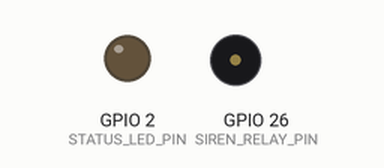
Recording of a program running on a simulated ESP32. On the bench: output pins drawn as LEDs (lit = HIGH), buzzer (waves = sounding, pin HIGH). WiFi joins after 1.5 s; servers stay silent unless stated; uploads are accepted with an empty reply; what the program prints to the serial monitor is not drawn.

Above: at 0.1 s.
At 1.6 s:
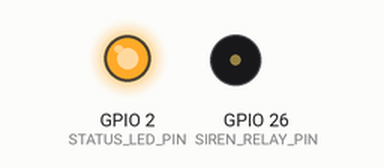
Timing chart, 0 to 3.1 s (numbered marks = the images above):
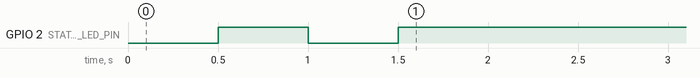

The program:

main.cpp
```cpp
#include <Arduino.h>
#include <WiFi.h>
#include <HTTPClient.h>
#include <ArduinoJson.h>
#include "config.h"

// Global variables
unsigned long lastPollTime = 0;
const unsigned long pollInterval = 5000; // Poll every 5 seconds

void setupWiFi() {
  Serial.begin(115200);
  pinMode(SIREN_RELAY_PIN, OUTPUT);
  pinMode(STATUS_LED_PIN, OUTPUT);
  digitalWrite(SIREN_RELAY_PIN, LOW); // Ensure siren is off

  Serial.println();
  Serial.print("Connecting to ");
  Serial.println(WIFI_SSID);

  WiFi.begin(WIFI_SSID, WIFI_PASSWORD);

  while (WiFi.status() != WL_CONNECTED) {
    delay(500);
    Serial.print(".");
    digitalWrite(STATUS_LED_PIN, !digitalRead(STATUS_LED_PIN)); // Blink LED
  }

  digitalWrite(STATUS_LED_PIN, HIGH); // LED on when connected
  Serial.println("");
  Serial.println("WiFi connected");
  Serial.println("IP address: ");
  Serial.println(WiFi.localIP());
}

void checkSirenStatus() {
  if (WiFi.status() == WL_CONNECTED) {
    HTTPClient http;
    String url = String(API_URL) + "/siren-status?barrioId=" + BARRIO_ID;

    // Note: In a real production env, use HTTPS with proper certificate validation
    // http.begin(url, root_ca);
    http.begin(url);

    int httpResponseCode = http.GET();

    if (httpResponseCode > 0) {
      String payload = http.getString();
      // Serial.println(httpResponseCode);
      // Serial.println(payload);

      DynamicJsonDocument doc(1024);
      deserializeJson(doc, payload);

      bool active = doc["active"];

      if (active) {
        Serial.println("🚨 SIREN ACTIVATED!");
        digitalWrite(SIREN_RELAY_PIN, HIGH);
      } else {
        Serial.println("Siren Standby");
        digitalWrite(SIREN_RELAY_PIN, LOW);
      }

    } else {
      Serial.print("Error on HTTP request: ");
      Serial.println(httpResponseCode);
    }
    http.end();
  } else {
    Serial.println("WiFi Disconnected");
  }
}

void setup() {
  setupWiFi();
}

void loop() {
  unsigned long currentMillis = millis();

  if (currentMillis - lastPollTime >= pollInterval) {
    lastPollTime = currentMillis;
    checkSirenStatus();
  }
}
```

config.h
```cpp
#ifndef CONFIG_H
#define CONFIG_H

// WiFi Credentials
const char* WIFI_SSID = "YOUR_WIFI_SSID";
const char* WIFI_PASSWORD = "YOUR_WIFI_PASSWORD";

// Backend API
const char* API_URL = "https://us-central1-vecinoalerta-2e0de.cloudfunctions.net/api"; // Example
const char* BARRIO_ID = "test_barrio_1"; // The ID of the barrio this siren belongs to

// Pin Definitions
const int SIREN_RELAY_PIN = 26; // GPIO pin connected to the relay
const int STATUS_LED_PIN = 2;   // Onboard LED

#endif
```
